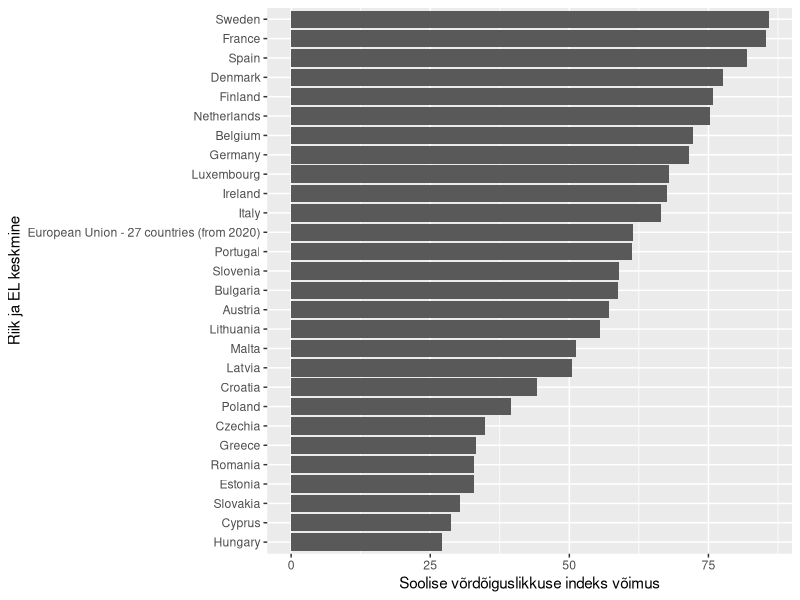
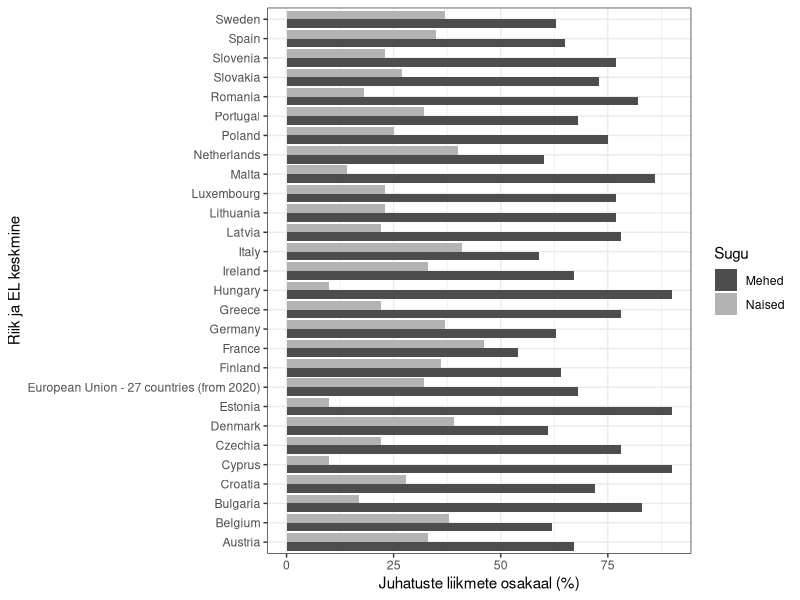
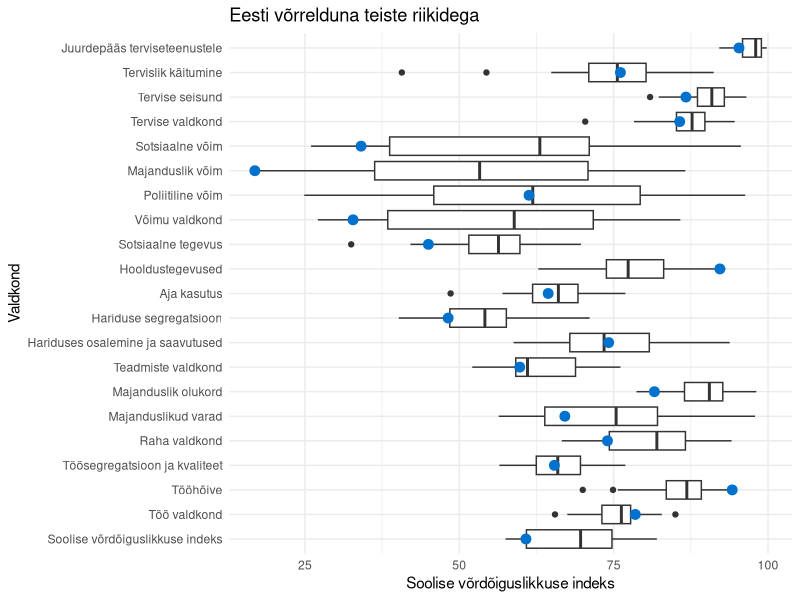

Reproduce these figures in R, in order.
andmed_mehed <- read.csv('andmestik/2024-EIGE-calcs-M-data.csv', encoding = 'UTF-8', sep =';')
andmed_naised <- read.csv('andmestik/2024-EIGE-calcs-W-data.csv', encoding = 'UTF-8', sep =';')
andmed_koik <- read.csv('andmestik/2024-EIGE-data.csv', encoding = 'UTF-8', sep =';')
library(ggplot2)
library(dplyr)
library(tidyr)
ggplot(andmed_koik, aes(x = reorder(Geographic.region..Sub...Domain.Scores, Power..Domain.score.), 
                        y = Power..Domain.score.)) + geom_col() + coord_flip() + labs(y = 'Soolise võrdõiguslikkuse indeks võimus', x = 'Riik ja EL keskmine')


andmed_mehed$Gender <- "Mehed"
andmed_naised$Gender <- "Naised"
andmed_kokku <- bind_rows(andmed_mehed, andmed_naised)

ggplot(andmed_kokku, aes(x = reorder(Geographic.region.Individual.indicators.used.to.compute.the.Gender.Equality.Index,
                                     Share.of.members.of.boards.in.largest.quoted.companies..supervisory.board.or.board.of.directors....),
                         y = Share.of.members.of.boards.in.largest.quoted.companies..supervisory.board.or.board.of.directors....,
                         fill = Gender)) +
  geom_col(position = "dodge") +
  coord_flip() +
  scale_fill_grey(start = 0.3, end = 0.7) +
  labs(y = 'Juhatuste liikmete osakaal (%)', x = 'Riik ja EL keskmine', fill = "Sugu") +
  theme_bw()


andmed_pikk <- andmed_koik %>%
  pivot_longer(
    cols = 2:ncol(andmed_koik),
    names_to = "Indeks",
    values_to = "Skoor"
  )

colnames(andmed_pikk)[1] <- 'Riik'

andmed_pikk <- andmed_pikk %>%
  mutate(lyhend = case_when(
    Indeks == 'Overall.Gender.Equality.Index' ~ 'Soolise võrdõiguslikkuse indeks',
    Indeks == 'Work..Domain.score.' ~ 'Töö valdkond',
    Indeks == 'Participation.in.work..Subdomain.score.' ~ 'Tööhõive',
    Indeks == 'Segregation.and.quality.of.work..Subdomain.score.' ~ 'Töösegregatsioon ja kvaliteet',
    Indeks == 'Money..Domain.score.' ~ 'Raha valdkond',
    Indeks == 'Financial.resources..Subdomain.score.' ~ 'Majanduslikud varad',
    Indeks == 'Economic.situation..Subdomain.score.' ~ 'Majanduslik olukord',
    Indeks == 'Knowledge..Domain.score.' ~ 'Teadmiste valdkond',
    Indeks == 'Attainment.and.participation..Subdomain.score.' ~ 'Hariduses osalemine ja saavutused',
    Indeks == 'Segregation..Subdomain.score.' ~ 'Hariduse segregatsioon',
    Indeks == 'Time..Domain.score.' ~ 'Aja kasutus',
    Indeks == 'Care.activities..Subdomain.score.' ~ 'Hooldustegevused',
    Indeks == 'Social.activities..Subdomain.score.' ~ 'Sotsiaalne tegevus',
    Indeks == 'Power..Domain.score.' ~ 'Võimu valdkond',
    Indeks == 'Political.power..Subdomain.score.' ~ 'Poliitiline võim',
    Indeks == 'Economic.power..Subdomain.score.' ~ 'Majanduslik võim',
    Indeks == 'Social.power..Subdomain.score.' ~ 'Sotsiaalne võim',
    Indeks == 'Health..Domain.score.' ~ 'Tervise valdkond',
    Indeks == 'Health.status..Subdomain.score.' ~ 'Tervise seisund',
    Indeks == 'Healthy.behaviour..Subdomain.score.' ~ 'Tervislik käitumine',
    Indeks == 'Access.to.health.structures..Subdomain.score.' ~ 'Juurdepääs terviseteenustele',
    TRUE ~ 'Muu'
  )) %>%
  mutate(lyhend = factor(lyhend, levels = c(
    'Soolise võrdõiguslikkuse indeks',
    'Töö valdkond',
    'Tööhõive',
    'Töösegregatsioon ja kvaliteet',
    'Raha valdkond',
    'Majanduslikud varad',
    'Majanduslik olukord',
    'Teadmiste valdkond',
    'Hariduses osalemine ja saavutused',
    'Hariduse segregatsioon',
    'Aja kasutus',
    'Hooldustegevused',
    'Sotsiaalne tegevus',
    'Võimu valdkond',
    'Poliitiline võim',
    'Majanduslik võim',
    'Sotsiaalne võim',
    'Tervise valdkond',
    'Tervise seisund',
    'Tervislik käitumine',
    'Juurdepääs terviseteenustele',
    'Muu'
  )))


ggplot(andmed_pikk, aes(x = lyhend, y = Skoor)) +
  geom_boxplot() +
  geom_point(data = filter(andmed_pikk, andmed_pikk$Riik == "Estonia"), 
             aes(x = lyhend, y = Skoor), 
             size = 3, color = '#0072CE') +
  labs(y = "Soolise võrdõiguslikkuse indeks", x = "Valdkond", title = "Eesti võrrelduna teiste riikidega") +
  theme_minimal() + coord_flip()
